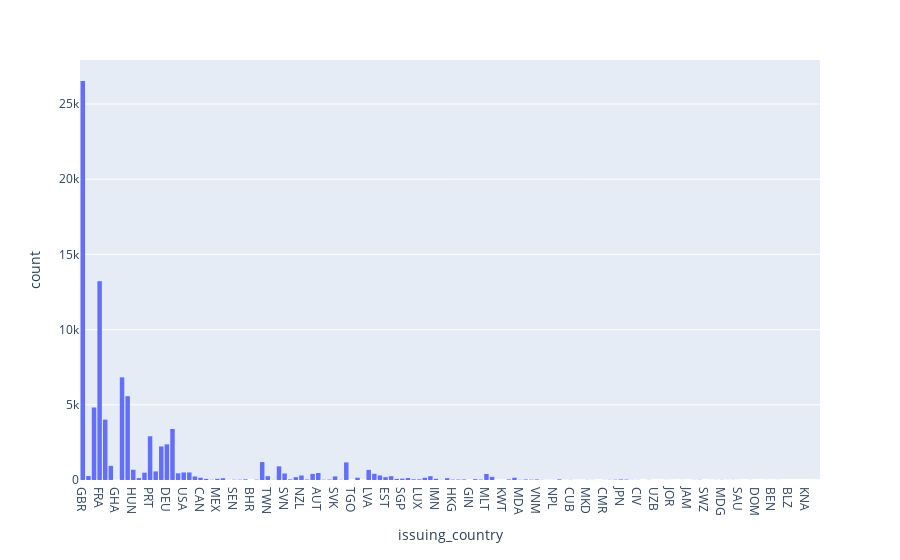

The code cell stored with this chart in its notebook:
### Markdown cell above
41% of clients that have made more then 2 attempts in validation of documentation

### Code cell
fig=px.histogram(suspicious_2, x=suspicious_2.issuing_country)
fig.show()

### Figure 1 — Plotly figure (JSON) as saved in the notebook; plotly's stock layout.template omitted (floating-point values rounded to 4 significant figures; data arrays with more than 128 entries replaced by an {"elided": "..."} marker saying what was removed)
{"data": [{"alignmentgroup": "True", "bingroup": "x", "hovertemplate": "issuing_country=%{x}<br>count=%{y}<extra></extra>", "legendgroup": "", "marker": {"color": "#636efa"}, "name": "", "offsetgroup": "", "orientation": "v", "showlegend": false, "type": "histogram", "x": {"elided": "136272 str values"}, "xaxis": "x", "yaxis": "y"}], "layout": {"barmode": "relative", "legend": {"tracegroupgap": 0}, "margin": {"t": 60}, "xaxis": {"anchor": "y", "domain": [0, 1], "title": {"text": "issuing_country"}}, "yaxis": {"anchor": "x", "domain": [0, 1], "title": {"text": "count"}}}}
